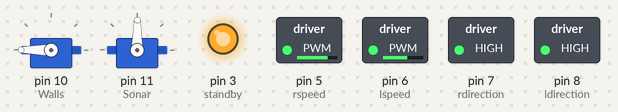
Bench run of a sketch on a simulated Arduino Nano, built with avr-gcc and run on an emulated ATmega328P. Parts: 2 × servo, switched loads named in the sketch (green lamp = pin HIGH), output pins drawn as LEDs (lit = HIGH). What the sketch prints to the serial monitor is not drawn.

Above: at 0.1 s.
At 3.1 s:
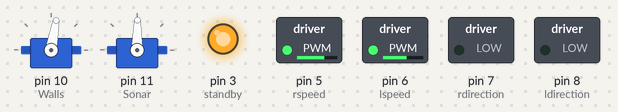
At 6.3 s:
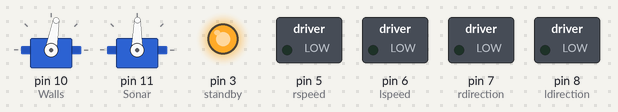
Timing chart, 0 to 7.8 s (numbered marks = the images above):
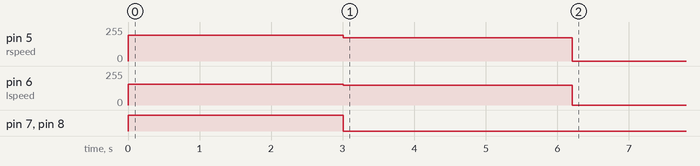

The sketch:

ECHO_TASK.ino
```cpp
// ===== ECHO_TASK — AUTOMATE SHOW DEMO (V2X 2024-25) =====
// Demo version of the Echo mission: drive forward 60" collecting action figures,
// stop, close walls (corralling them), drive backward 60" to staging area.
//
// NOTE: All logic runs in setup(), not loop(). This is intentional for a one-shot demo run.
//   After setup() completes, loop() runs empty forever. To repeat: reset the Arduino.
//
// NOTE: This is a timed/open-loop demo. No sensors are used during the run.
//   The exact timing (3000ms / 3200ms) must be calibrated for your robot's speed.
//   lspeed=155, rspeed=195 for forward; lspeed=150, rspeed=173 for reverse.
//   The asymmetric speeds compensate for motor/wheel differences to drive straight.
//
// NOTE: Walls servo (pin 10) opens at start, closes after forward run to hold figures,
//   then closes again at end of reverse run.
// NOTE: Sonar servo (pin 11) set to 89° (forward-facing) at start.

#include <Servo.h>

// === PIN DEFINITIONS ===
int lspeed     = 6;
int rspeed     = 5;
int ldirection = 8;
int rdirection = 7;
int standby    = 3;
int led        = A7;

Servo Sonar;
Servo Walls;

const byte Open  = 180;  // wall servo fully open
const byte Close = 80;   // wall servo closed (holds figures)

void setup() {
  Serial.begin(9600);
  pinMode(ldirection, OUTPUT);
  pinMode(rdirection, OUTPUT);
  pinMode(lspeed,     OUTPUT);
  pinMode(rspeed,     OUTPUT);
  pinMode(standby,    OUTPUT);
  pinMode(led,        OUTPUT);

  Walls.attach(10);
  Sonar.attach(11);

  Sonar.write(89);    // point forward
  Walls.write(Open);  // open walls to scoop figures

  digitalWrite(standby, HIGH);

  // === PHASE 1: DRIVE FORWARD 60" ===
  // Collect action figures with open walls (pusher / scoop configuration)
  Serial.println("PHASE 1: Forward — collecting figures");
  analogWrite(lspeed, 155);
  analogWrite(rspeed, 195);
  digitalWrite(ldirection, HIGH);
  digitalWrite(rdirection, HIGH);
  delay(3000);  // calibrate for ~60 inches at your robot's speed

  // === PAUSE AND CLOSE WALLS ===
  // Stop and close walls to trap the collected figures
  Serial.println("Stopping — closing walls");
  analogWrite(lspeed, 0);
  analogWrite(rspeed, 0);
  Walls.write(Close);

  // === PHASE 2: DRIVE BACKWARD 60" ===
  // Return to staging area with figures contained
  Serial.println("PHASE 2: Reverse — returning to staging");
  analogWrite(lspeed, 150);
  analogWrite(rspeed, 173);
  digitalWrite(ldirection, LOW);   // reverse direction
  digitalWrite(rdirection, LOW);
  delay(3200);  // calibrate for ~60 inches reverse

  // === FINAL STOP ===
  Serial.println("DONE — mission complete");
  analogWrite(lspeed, 0);
  analogWrite(rspeed, 0);
  Walls.write(Close);
}

void loop() {
  // Empty — all logic is in setup() for one-shot demo
}
```
